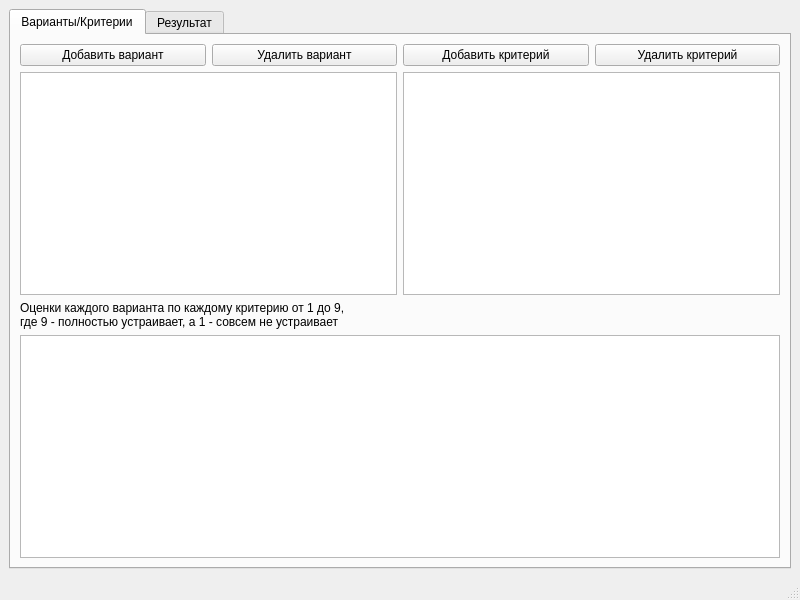
<?xml version="1.0" encoding="UTF-8"?>
<ui version="4.0">
 <class>MainWindow</class>
 <widget class="QMainWindow" name="MainWindow">
  <property name="geometry">
   <rect>
    <x>0</x>
    <y>0</y>
    <width>800</width>
    <height>600</height>
   </rect>
  </property>
  <property name="windowTitle">
   <string>MainWindow</string>
  </property>
  <widget class="QWidget" name="centralwidget">
   <layout class="QGridLayout" name="gridLayout">
    <item row="0" column="0">
     <widget class="QTabWidget" name="tabWidget">
      <property name="focusPolicy">
       <enum>Qt::NoFocus</enum>
      </property>
      <property name="currentIndex">
       <number>0</number>
      </property>
      <widget class="QWidget" name="tab">
       <attribute name="title">
        <string>Варианты/Критерии</string>
       </attribute>
       <layout class="QGridLayout" name="gridLayout_3">
        <item row="0" column="2">
         <widget class="QPushButton" name="addCriterion">
          <property name="text">
           <string>Добавить критерий</string>
          </property>
         </widget>
        </item>
        <item row="0" column="1">
         <widget class="QPushButton" name="delVariant">
          <property name="text">
           <string>Удалить вариант</string>
          </property>
         </widget>
        </item>
        <item row="0" column="0">
         <widget class="QPushButton" name="addVariant">
          <property name="text">
           <string>Добавить вариант</string>
          </property>
         </widget>
        </item>
        <item row="0" column="3">
         <widget class="QPushButton" name="delCriterion">
          <property name="text">
           <string>Удалить критерий</string>
          </property>
         </widget>
        </item>
        <item row="1" column="2" colspan="2">
         <widget class="QTableWidget" name="tableWidgetCriterions"/>
        </item>
        <item row="1" column="0" colspan="2">
         <widget class="QTableWidget" name="tableWidgetVariants">
          <property name="editTriggers">
           <set>QAbstractItemView::AnyKeyPressed|QAbstractItemView::DoubleClicked|QAbstractItemView::EditKeyPressed</set>
          </property>
          <property name="tabKeyNavigation">
           <bool>true</bool>
          </property>
          <property name="showDropIndicator" stdset="0">
           <bool>true</bool>
          </property>
          <property name="alternatingRowColors">
           <bool>false</bool>
          </property>
          <property name="wordWrap">
           <bool>true</bool>
          </property>
         </widget>
        </item>
        <item row="3" column="0" colspan="4">
         <widget class="QTableWidget" name="tableWidgetGrades"/>
        </item>
        <item row="2" column="0" colspan="4">
         <widget class="QLabel" name="label">
          <property name="text">
           <string>Оценки каждого варианта по каждому критерию от 1 до 9, 
где 9 - полностью устраивает, а 1 - совсем не устраивает</string>
          </property>
         </widget>
        </item>
       </layout>
      </widget>
      <widget class="QWidget" name="tab_3">
       <attribute name="title">
        <string>Результат</string>
       </attribute>
       <layout class="QGridLayout" name="gridLayout_2">
        <item row="1" column="3">
         <widget class="QPushButton" name="saveReport">
          <property name="text">
           <string>Сохранить расчет</string>
          </property>
         </widget>
        </item>
        <item row="0" column="0" colspan="4">
         <widget class="QTableWidget" name="tableWidgetRes"/>
        </item>
        <item row="1" column="0">
         <widget class="QPushButton" name="pushButtonCalculate">
          <property name="text">
           <string>Рассчитать</string>
          </property>
         </widget>
        </item>
        <item row="1" column="2">
         <widget class="QLineEdit" name="reportName">
          <property name="maximumSize">
           <size>
            <width>200</width>
            <height>16777215</height>
           </size>
          </property>
         </widget>
        </item>
        <item row="1" column="1">
         <widget class="QLabel" name="label_2">
          <property name="focusPolicy">
           <enum>Qt::TabFocus</enum>
          </property>
          <property name="layoutDirection">
           <enum>Qt::RightToLeft</enum>
          </property>
          <property name="text">
           <string>Название:</string>
          </property>
          <property name="alignment">
           <set>Qt::AlignRight|Qt::AlignTrailing|Qt::AlignVCenter</set>
          </property>
         </widget>
        </item>
       </layout>
      </widget>
     </widget>
    </item>
   </layout>
  </widget>
  <widget class="QMenuBar" name="menubar">
   <property name="geometry">
    <rect>
     <x>0</x>
     <y>0</y>
     <width>800</width>
     <height>26</height>
    </rect>
   </property>
  </widget>
  <widget class="QStatusBar" name="statusbar"/>
 </widget>
 <resources/>
 <connections/>
</ui>
